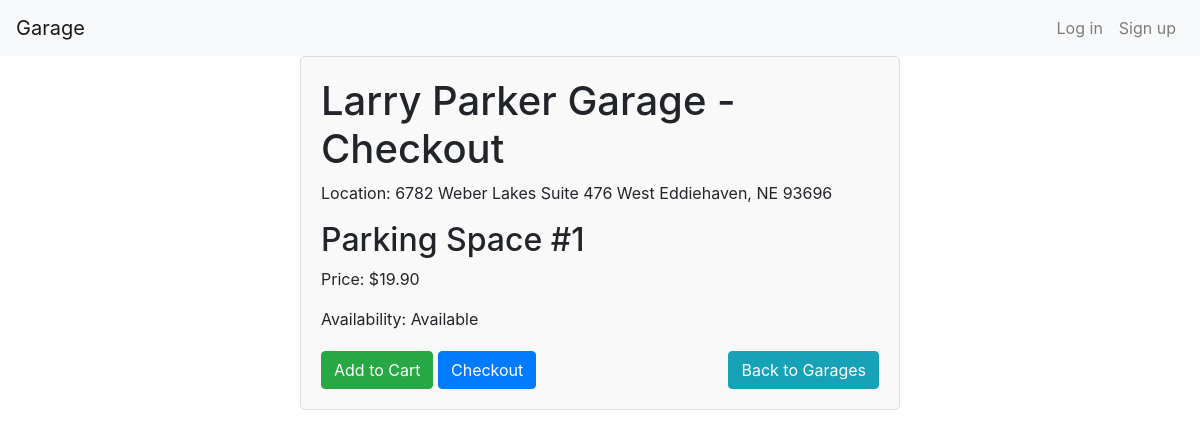
The app's page /parking_space/51, older data.
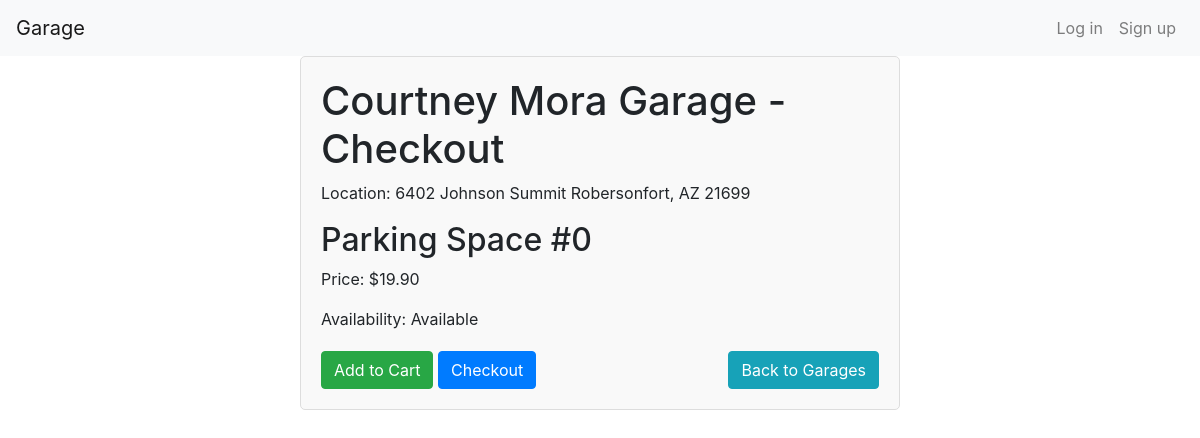
The same page, newer data.
### models.py (models this page shows)
class Garage(Base):
    __tablename__ = "garages"
    id = Column(Integer, primary_key=True)
    name = Column(String(50))
    location = Column(String(100))

class ParkingSpace(Base):
    __tablename__ = "parking_spaces"
    id = Column(Integer, primary_key=True)
    number = Column(Integer)
    price = Column(Integer)
    availability = Column(Boolean)
    garage_id = Column(Integer)

### app.py (the view)
@app.route("/parking_space/<int:parking_space_id>")
def parking_space_detail(parking_space_id):
    parking_space = Garages.getSpotById(parking_space_id)
    if parking_space is None:
        return "404", 404
    garage = Garages.getGarageById(parking_space.garage_id)
    return render_template("parkingspace.html", parking_space=parking_space, garage=garage)

### models.py (called while the page is built)
    def getSpotById(id):
        spot = session.query(ParkingSpace).get(id)
        return spot

    def getGarageById(id):
        garage_id = session.query(Garage).get(id)
        return garage_id

### templates/parkingspace.html (shortened to what this page needs)
<!DOCTYPE html>
<html lang="en">
<head>
    <link rel="stylesheet" href="https://maxcdn.bootstrapcdn.com/bootstrap/4.0.0/css/bootstrap.min.css">
</head>
<body>
    {% include "head.html" %}
    <div class="checkout-container">
        <h1>{{ garage.name }} - Checkout</h1>
        <p>Location: {{ garage.location }}</p>
        <div class="parking-details">
            <h2>Parking Space #{{ parking_space.number }}</h2>
            <p>Price: ${{ '{:,.2f}'.format(parking_space.price) }}</p>
            <p>Availability: {{ 'Available' if parking_space.availability else 'Not Available' }}</p>
        </div>
        <div class="row">
            <div class="col-md-8">
                <button class="btn btn-success {{ 'btn-disabled' if not parking_space.availability else '' }}" {{ 'disabled=true' if not parking_space.availability else '' }}>Add to Cart</button>
                <a href="/checkout" class="btn btn-primary {{ 'btn-disabled' if not parking_space.availability else '' }}" {{ 'disabled=true' if not parking_space.availability else '' }}>Checkout</a>
            </div>
            <div class="col-md-4 text-right">
                <a href="/garage/{{garage.id}}" class="btn btn-info">Back to Garages</a>
            </div>
        </div>
    </div>
</body>
</html>

Row changes from the older to the newer data that the page shows:
changed Garage: name "Larry Parker Garage" → "Courtney Mora Garage"; location "6782 Weber Lakes Suite 476 West Eddiehaven, NE 93696" → "6402 Johnson Summit Robersonfort, AZ 21699"
changed ParkingSpace "Available": number "1" → "0"
